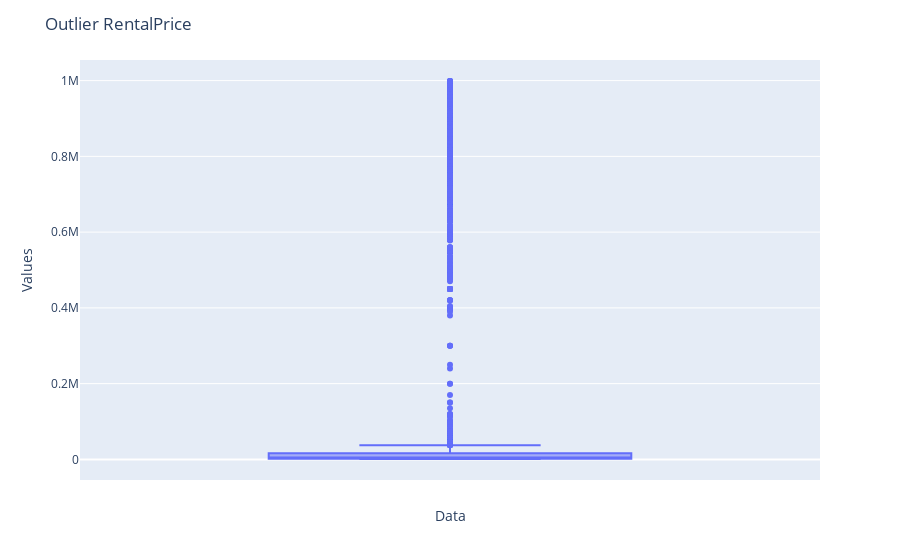

The notebook cell saved with this chart:
### Code cell
fig = px.box(
    df["listing.pricingInfo.rentalPrice"], y=df["listing.pricingInfo.rentalPrice"]
)
fig.update_layout(
    title="Outlier RentalPrice",
    xaxis=dict(title="Data"),
    yaxis=dict(title="Values"),
    boxmode="group",
    showlegend=False,
)
fig.show()

### Figure 1 — Plotly figure (JSON) as saved in the notebook; plotly's stock layout.template omitted (floating-point values rounded to 4 significant figures; data arrays with more than 128 entries replaced by an {"elided": "..."} marker saying what was removed)
{"data": [{"alignmentgroup": "True", "hovertemplate": "y=%{y}<extra></extra>", "legendgroup": "", "marker": {"color": "#636efa"}, "name": "", "notched": false, "offsetgroup": "", "orientation": "v", "showlegend": false, "type": "box", "x0": " ", "xaxis": "x", "y": {"elided": "13836 float values"}, "y0": " ", "yaxis": "y"}], "layout": {"autosize": true, "boxmode": "group", "legend": {"tracegroupgap": 0}, "margin": {"t": 60}, "showlegend": false, "title": {"text": "Outlier RentalPrice"}, "xaxis": {"anchor": "y", "autorange": true, "domain": [0, 1], "range": [-0.5, 0.5], "title": {"text": "Data"}, "type": "category"}, "yaxis": {"anchor": "x", "autorange": true, "domain": [0, 1], "range": [-54440.0, 1054000.0], "title": {"text": "Values"}, "type": "linear"}}}
